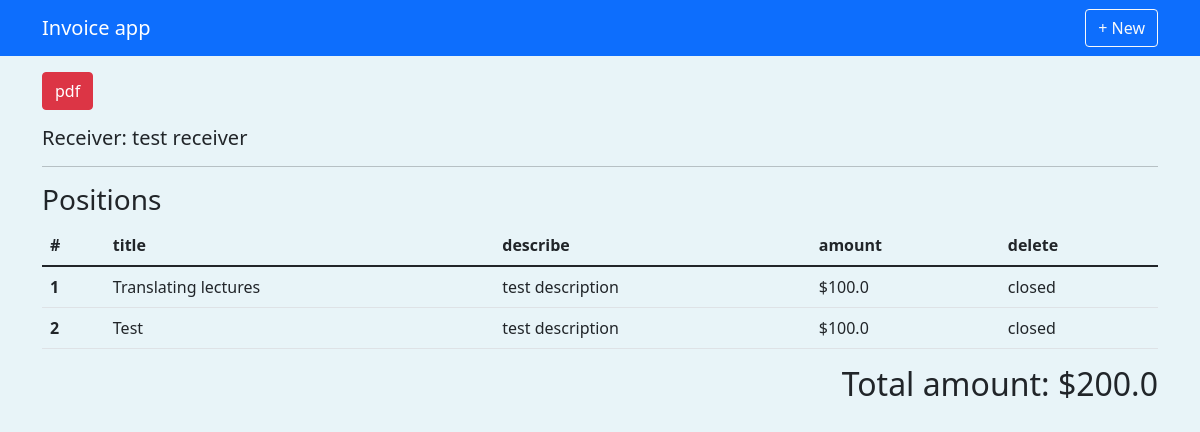
/1/ (signed in), run on the app's committed database.
### invoices/models.py (models this page shows, shortened)
class Invoice(models.Model):
    profile = models.ForeignKey(Profile,on_delete=models.CASCADE)
    receiver = models.ForeignKey(Receiver,on_delete=models.CASCADE)
    number = models.CharField(max_length=150)
    completion_date = models.DateField()
    issue_date = models.DateField()
    payment_date = models.DateField()
    created = models.DateTimeField(auto_now_add=True)
    closed = models.BooleanField(default=False)
    tags = models.ManyToManyField(Tag, blank=True)
    @property
    def tags(self):
        return self.tags.all()
    @property
    def positions(self):
        return self.position_set.all()
    @property
    def total_amount(self):
        total = 0
        qs = self.positions
        for pos in qs:
            total += pos.amount
        return total

### receivers/models.py (models this page shows, shortened)
class Receiver(models.Model):
    name = models.CharField(default = "",max_length=200)
    address = models.TextField()
    website = models.URLField(blank=True)
    created = models.DateTimeField(default=datetime.now)
    logo = models.ImageField(default="images/no_photo.png")

### positions/models.py (models this page shows, shortened)
class Position(models.Model):
    invoice = models.ForeignKey(Invoice,on_delete=models.CASCADE)
    title = models.CharField(max_length=200)
    description = models.TextField(blank=True, help_text='Optional info')
    amount = models.FloatField(help_text='in US $')
    created = models.DateTimeField(auto_now_add=True)

### invoices/views.py (the view, shortened to what this page needs)
# urls.py: path('<pk>/', AddPositionsFormView.as_view(),name='detail'),
class AddPositionsFormView(LoginRequiredMixin, FormView):
    form_class  = PositionForm
    template_name = "invoices/detail.html"
    def get_context_data(self, **kwargs):
        context = super().get_context_data(**kwargs)
        invoice_obj = Invoice.objects.get(pk=self.kwargs.get('pk'))
        qs = invoice_obj.positions
        context['obj'] = invoice_obj
        context['qs'] = qs
        return context

### invoices/templates/invoices/detail.html (shortened to what this page needs)
{% extends 'base.html' %}
{% load crispy_forms_tags %}
{% block content %}
<div>
  {% if not obj.closed %}
    <button type="button" class="btn btn-primary" data-bs-toggle="modal" data-bs-target="#addPositionsModal">
      Add positions
    </button>
    <button type="button" class="btn btn-warning" data-bs-toggle="modal" data-bs-target="#closeInvoiceModal">
      Close
    </button>
  {% else %}
    <a href="{% url 'invoices:pdf' obj.pk %}" class = "btn btn-danger">pdf</a>
  {% endif %}
</div>
<div class="mt-3">
    <h5>Receiver: {{obj.receiver.name}}</h5>
    <hr>
    <h3>Positions</h3>
    {% if qs %}
    <table class="table">
        <thead>
          <tr>
            <th scope="col">#</th>
            <th scope="col">title</th>
            <th scope="col">describe</th>
            <th scope="col">amount</th>
            <th scope="col">delete</th>
          </tr>
        </thead>
        <tbody>
            {% for item in qs %}
                <tr style="vertical-align:middle;">
                    <th scope="row">{{forloop.counter}}</th>
                    <td>{{item.title}}</td>
                    <td>{{item.description}}</td>
                    <td>${{item.amount}}</td>
                        <td>
                            {% if not obj.closed %}
                              <a href="{% url 'invoices:position-delete' obj.pk item.pk %}" class="btn btn-danger">X</a>
                            {% else %}
                              closed
                            {% endif %}
                        </td>
                </tr>
            {% endfor %}
        </tbody>
      </table>
      <div class="mt-2 text-end">
          <h2>Total amount: ${{obj.total_amount}}</h5>
      </div>
    {% else %}
        <h5>No positions added . . . </h5>
    {% endif %}
</div>
{% endblock content %}

### static/style.css (style rules this page uses)
body { background-color: #e8f4f8; }

### data on the page
Invoice: receiver.name "test receiver", total_amount "200.0"
Position: title "Translating lectures", description "test description", amount "100.0"
Position: title "Test", description "test description", amount "100.0"
